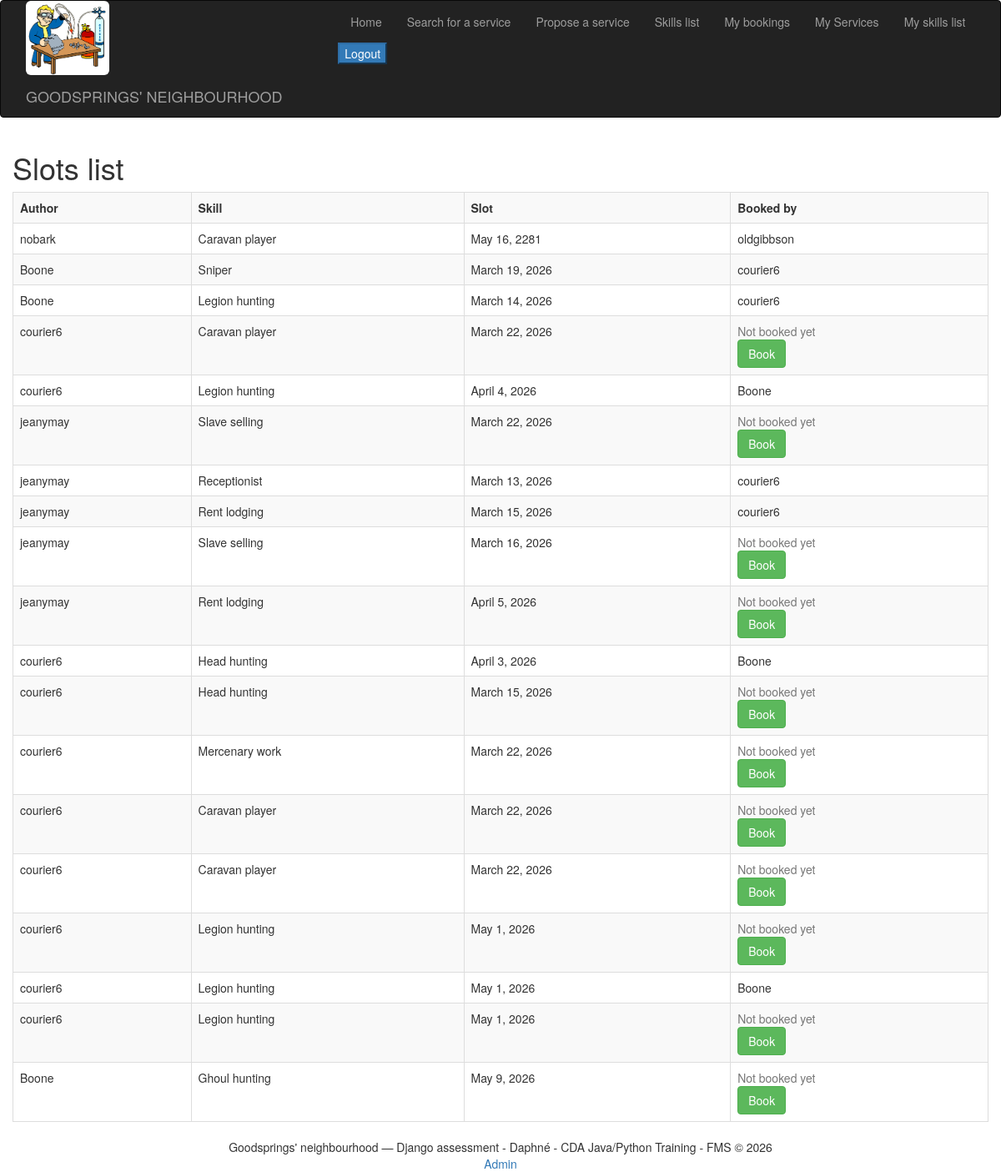
Screenshot of /skillbook/slot_list/ (signed in) with the database file from the repository.
### skillbook/models.py (models this page shows, shortened)
class Booking(models.Model):
    slot = models.ForeignKey(Slot, on_delete=models.CASCADE)
    booker_user = models.ForeignKey(User, on_delete=models.CASCADE, default=0)
    is_booked = models.BooleanField(default=False)

class Slot(models.Model):
    user_skill = models.ForeignKey(UserSkill, on_delete=models.CASCADE)
    slot_date = models.DateField(auto_now=False, default=date.today)

class UserSkill(models.Model):
    user = models.ForeignKey(User, on_delete=models.CASCADE)
    skill = models.ForeignKey(Skill, on_delete=models.CASCADE)

class Skill(models.Model):
    name = models.CharField(max_length=200)

### skillbook/views.py (the view)
# urls.py: path('slot_list/', views.get_bookings, name='slot_list'),
@login_required
def get_bookings(request: HttpRequest) -> HttpResponse:
    bookings = Booking.objects.all()
    return render(request, 'skillbook/slot_list.html', {'bookings': bookings})

### skillbook/templates/skillbook/slot_list.html (shortened to what this page needs)
{% extends "base.html" %}
{% block content %}
<h1 class="h1">Slots list</h1>
<table class="table table-striped table-bordered ">
    <tr>
        <th>Author</th>
        <th>Skill</th>
        <th>Slot</th>
        <th>Booked by</th>
    </tr>
    {% for booking in bookings%}
    <tr>
        <td>{{ booking.slot.user_skill.user.username }}</td>
        <td>{{ booking.slot.user_skill.skill.name }}</td>
        <td>{{ booking.slot.slot_date }}</td>
        {% if booking.is_booked %}
        <td>{{ booking.booker_user.username }}</td>
        {% else %}
        <td class="text-muted">Not booked yet
            <form method="post" action="{% url 'skillbook:add_booking' booking.id %}">
                <button type="submit" class="btn btn-success">Book</button>
            </form>
        </td>
        {% endif %}
    </tr>
    {% endfor %}
</table>
{% endblock %}

### rows the page displays
Booking: slot.user_skill.user.username "nobark", slot.user_skill.skill.name "Caravan player", slot.slot_date "May 16, 2281", booker_user.username "oldgibbson"
Booking: slot.user_skill.user.username "Boone", slot.user_skill.skill.name "Sniper", slot.slot_date "March 19, 2026", booker_user.username "courier6"
Booking: slot.user_skill.user.username "Boone", slot.user_skill.skill.name "Legion hunting", slot.slot_date "March 14, 2026", booker_user.username "courier6"
Booking: slot.user_skill.user.username "courier6", slot.user_skill.skill.name "Caravan player", slot.slot_date "March 22, 2026", is_booked "Not booked yet"
Booking: slot.user_skill.user.username "courier6", slot.user_skill.skill.name "Legion hunting", slot.slot_date "April 4, 2026", booker_user.username "Boone"
Booking: slot.user_skill.user.username "jeanymay", slot.user_skill.skill.name "Slave selling", slot.slot_date "March 22, 2026", is_booked "Not booked yet"
Booking: slot.user_skill.user.username "jeanymay", slot.user_skill.skill.name "Receptionist", slot.slot_date "March 13, 2026", booker_user.username "courier6"
Booking: slot.user_skill.user.username "jeanymay", slot.user_skill.skill.name "Rent lodging", slot.slot_date "March 15, 2026", booker_user.username "courier6"
Booking: slot.user_skill.user.username "jeanymay", slot.user_skill.skill.name "Slave selling", slot.slot_date "March 16, 2026", is_booked "Not booked yet"
Booking: slot.user_skill.user.username "jeanymay", slot.user_skill.skill.name "Rent lodging", slot.slot_date "April 5, 2026", is_booked "Not booked yet"
Booking: slot.user_skill.user.username "courier6", slot.user_skill.skill.name "Head hunting", slot.slot_date "April 3, 2026", booker_user.username "Boone"
Booking: slot.user_skill.user.username "courier6", slot.user_skill.skill.name "Head hunting", slot.slot_date "March 15, 2026", is_booked "Not booked yet"
Booking: slot.user_skill.user.username "courier6", slot.user_skill.skill.name "Mercenary work", slot.slot_date "March 22, 2026", is_booked "Not booked yet"
Booking: slot.user_skill.user.username "courier6", slot.user_skill.skill.name "Caravan player", slot.slot_date "March 22, 2026", is_booked "Not booked yet"
Booking: slot.user_skill.user.username "courier6", slot.user_skill.skill.name "Caravan player", slot.slot_date "March 22, 2026", is_booked "Not booked yet"
Booking: slot.user_skill.user.username "courier6", slot.user_skill.skill.name "Legion hunting", slot.slot_date "May 1, 2026", is_booked "Not booked yet"
Booking: slot.user_skill.user.username "courier6", slot.user_skill.skill.name "Legion hunting", slot.slot_date "May 1, 2026", booker_user.username "Boone"
Booking: slot.user_skill.user.username "courier6", slot.user_skill.skill.name "Legion hunting", slot.slot_date "May 1, 2026", is_booked "Not booked yet"
Booking: slot.user_skill.user.username "Boone", slot.user_skill.skill.name "Ghoul hunting", slot.slot_date "May 9, 2026", is_booked "Not booked yet"
